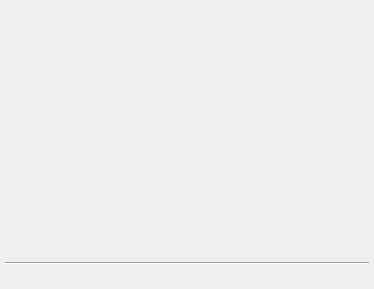
<?xml version="1.0" encoding="UTF-8"?>
<ui version="4.0">
 <class>CPlotWidget</class>
 <widget class="QFrame" name="CPlotWidget">
  <property name="geometry">
   <rect>
    <x>0</x>
    <y>0</y>
    <width>374</width>
    <height>289</height>
   </rect>
  </property>
  <property name="sizePolicy">
   <sizepolicy hsizetype="Expanding" vsizetype="Expanding">
    <horstretch>0</horstretch>
    <verstretch>0</verstretch>
   </sizepolicy>
  </property>
  <property name="windowTitle">
   <string>CPlotWidget</string>
  </property>
  <layout class="QVBoxLayout" name="mainLayout" stretch="0,1,0,0">
   <property name="spacing">
    <number>5</number>
   </property>
   <property name="margin">
    <number>5</number>
   </property>
   <item>
    <widget class="QLabel" name="lblPlotName">
     <property name="font">
      <font>
       <pointsize>14</pointsize>
       <weight>75</weight>
       <bold>true</bold>
      </font>
     </property>
     <property name="text">
      <string notr="true">&lt;Plot name&gt;</string>
     </property>
     <property name="alignment">
      <set>Qt::AlignLeading|Qt::AlignLeft|Qt::AlignVCenter</set>
     </property>
    </widget>
   </item>
   <item>
    <widget class="QwtPlot" name="plot"/>
   </item>
   <item>
    <widget class="Line" name="descDivider">
     <property name="orientation">
      <enum>Qt::Horizontal</enum>
     </property>
    </widget>
   </item>
   <item>
    <widget class="QLabel" name="lblPlotDesc">
     <property name="text">
      <string notr="true">&lt;Plot description&gt;</string>
     </property>
     <property name="alignment">
      <set>Qt::AlignLeading|Qt::AlignLeft|Qt::AlignVCenter</set>
     </property>
     <property name="wordWrap">
      <bool>true</bool>
     </property>
    </widget>
   </item>
  </layout>
 </widget>
 <layoutdefault spacing="6" margin="11"/>
 <customwidgets>
  <customwidget>
   <class>QwtPlot</class>
   <extends>QFrame</extends>
   <header>qwt_plot.h</header>
  </customwidget>
 </customwidgets>
 <resources/>
 <connections/>
</ui>
